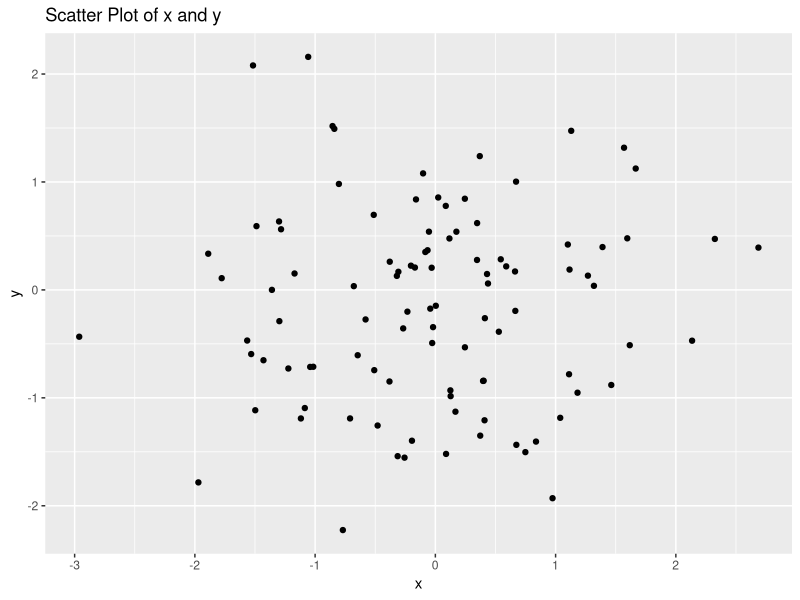

This chart was generated by the following R code:
# Sample R code to test if the R environment is working

# Load necessary libraries
library(ggplot2)
library(dplyr)

# Create a sample data frame
data <- data.frame(
    x = rnorm(100),
    y = rnorm(100)
)

# Use dplyr to manipulate data
data <- data %>%
    mutate(z = x + y)

# Use ggplot2 to create a scatter plot
plot <- ggplot(data, aes(x = x, y = y)) +
    geom_point() +
    ggtitle("Scatter Plot of x and y")

# Print the plot
print(plot)
